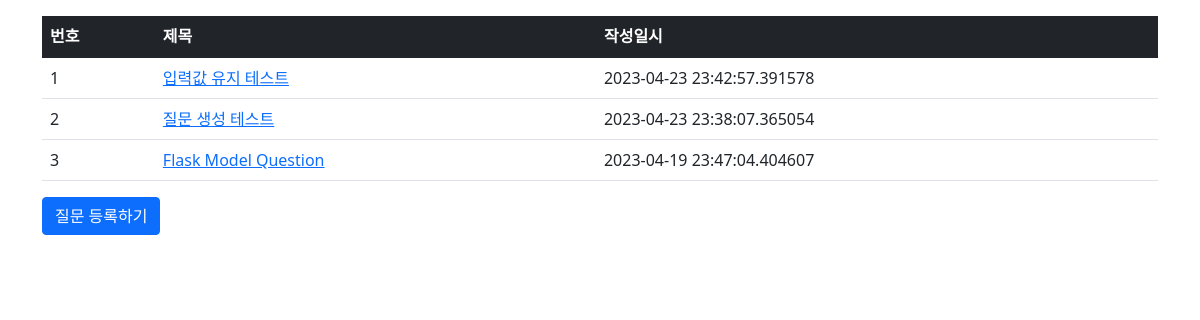
Page /question/list/ on the committed database.
### pybo/models.py (models this page shows)
class Question(db.Model):
    id = db.Column(db.Integer, primary_key=True)
    subject = db.Column(db.String(200), nullable=False)
    content = db.Column(db.Text(), nullable=False)
    create_date = db.Column(db.DateTime(), nullable=False)

### pybo/views/question_views.py (the view)
@bp.route('/list/')
def _list():
    question_list = Question.query.order_by(Question.create_date.desc())
    return render_template('question/question_list.html', question_list=question_list)

### pybo/templates/question/question_list.html
{% extends 'base.html' %}
{% block content %}
    <div class="container my-3">
        <table class="table">
            <thead>
            <tr class="table-dark">
                <th>번호</th>
                <th>제목</th>
                <th>작성일시</th>
            </tr>
            </thead>
            <tbody>
            {% if question_list %}
            {% for question in question_list %}
            <tr>
                <td>{{ loop.index }}</td>
                <td>
                    <a href="{{ url_for('question.detail', question_id=question.id) }}">{{ question.subject }}</a>
                </td>
                <td>{{ question.create_date }}</td>
            </tr>
            {% endfor %}
            {% else %}
            <tr>
                <td colspan="3">질문이 없습니다.</td>
            </tr>
            {% endif %}
            </tbody>
        </table>
        <a href="{{ url_for('question.create') }}" class="btn btn-primary">질문 등록하기</a>
    </div>
{% endblock %}

### rows in the picture
Question: subject "입력값 유지 테스트", create_date "2023-04-23 23:42:57.391578"
Question: subject "질문 생성 테스트", create_date "2023-04-23 23:38:07.365054"
Question: subject "Flask Model Question", create_date "2023-04-19 23:47:04.404607"
